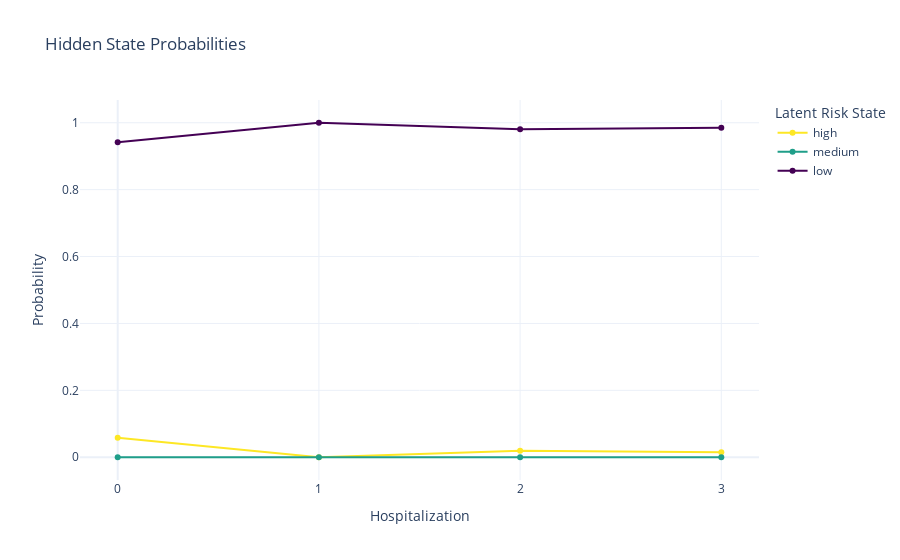

The notebook cell this image was saved under:
### Code cell
from recurrent_health_events_prediction.visualization.utils import plot_subject_evolution
from recurrent_health_events_prediction.visualization.utils import plot_hidden_risk_states_patient, generate_color_mapping_with_plotly

save_file_path = os.path.join(save_dir, f"subject_evolution_{subject_id}.html") if SAVE_MODEL_AND_RESULTS else None
data = pred_proba[patient_idx]

if DATASET == "mimic":
    features_to_plot = ["CHARLSON_INDEX", "HOSPITALIZATION_DAYS", "DAYS_IN_ICU", "NUM_DRUGS", "NUM_PROCEDURES", "DAYS_UNTIL_NEXT_HOSPITALIZATION"]
    plot_subject_evolution(X, subject_id, features_to_plot=features_to_plot, textposition="auto", extend_time_horizon_by=30, save_html_file_path=save_file_path)

data = pred_proba[patient_idx]

filepath = os.path.join(save_dir, f"hidden_risk_states_patient_{subject_id}.html") if SAVE_MODEL_AND_RESULTS else None
color_mapping = generate_color_mapping_with_plotly(labels, color_scale_name="Viridis")
plot_hidden_risk_states_patient(data, hidden_states_mapping, colors=color_mapping, save_html_file_path=filepath)

### Figure 1 — Plotly figure (JSON) as saved in the notebook; plotly's stock layout.template omitted (floating-point values rounded to 4 significant figures)
{"data": [{"line": {"color": "#fde725"}, "mode": "lines+markers", "name": "high", "type": "scatter", "x": [0, 1, 2, 3], "y": [0.05845, 4.472e-05, 0.01911, 0.01511]}, {"line": {"color": "#1f9e89"}, "mode": "lines+markers", "name": "medium", "type": "scatter", "x": [0, 1, 2, 3], "y": [9.863e-09, 1.945e-09, 1.53e-08, 1.91e-09]}, {"line": {"color": "#440154"}, "mode": "lines+markers", "name": "low", "type": "scatter", "x": [0, 1, 2, 3], "y": [0.9415, 1.0, 0.9809, 0.9849]}], "layout": {"legend": {"title": {"text": "Latent Risk State"}}, "title": {"text": "Hidden State Probabilities"}, "xaxis": {"dtick": 1, "tick0": 0, "tickmode": "linear", "title": {"text": "Hospitalization"}}, "yaxis": {"title": {"text": "Probability"}}}}
